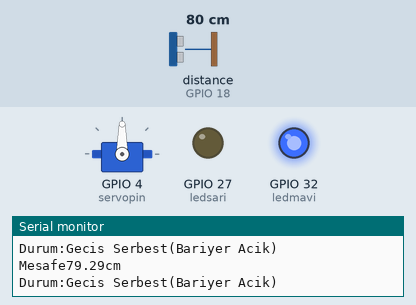
Simulated run of this sketch. Board: ESP32. Parts: servo, output pins drawn as LEDs (lit = HIGH), the last lines printed to the serial monitor. Wiring (inferred from the names in the program): ultrasonic range finder: trigger GPIO 5; echo GPIO 18. The inputs (shaded band) are chosen by the test bench; at power-on: distance to the obstacle (sensor on GPIO 18) 80 cm. The echo pulse lasts 58.3 µs per cm; pins used as bus, display or sensor lines are not drawn.

Above: at 1.2 s.
1.3 s: distance to the obstacle (sensor on GPIO 18) set to 22 cm
2.8 s: distance to the obstacle (sensor on GPIO 18) set to 19 cm
At 4.0 s:
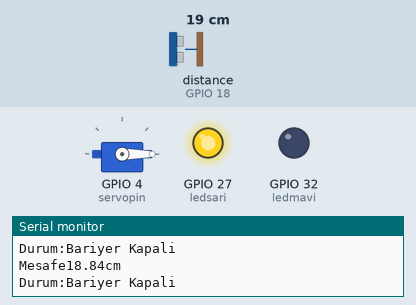
4.3 s: distance to the obstacle (sensor on GPIO 18) set to 35 cm
At 5.6 s:
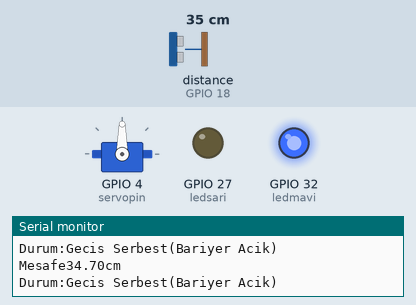
5.9 s: distance to the obstacle (sensor on GPIO 18) set to 2 cm
At 6.3 s:
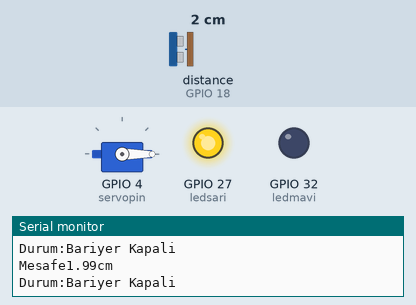
Timing chart, 0 to 8.4 s (numbered marks = the images above; inputs shaded):
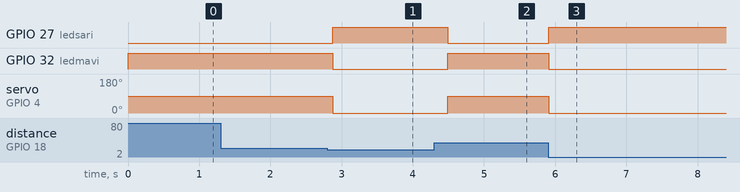

Measured:
- the behaviour switches between 21 and 20 cm on distance to the obstacle (sensor on GPIO 18) (found by bisection; images 0 and 1)
- after the input at 2.8 s, GPIO 27 (ledsari): LOW → HIGH after 0.08 s; GPIO 32 (ledmavi): HIGH → LOW after 0.08 s; servo on GPIO 4 (servopin): 90° → 0° after 0.08 s
- after the input at 4.3 s, GPIO 27 (ledsari): HIGH → LOW after 0.19 s; GPIO 32 (ledmavi): LOW → HIGH after 0.19 s; servo on GPIO 4 (servopin): 0° → 90° after 0.19 s
- after the input at 5.9 s, GPIO 27 (ledsari): LOW → HIGH at once; GPIO 32 (ledmavi): HIGH → LOW at once; servo on GPIO 4 (servopin): 90° → 0° at once

The sketch:

mesafelibariyer.ino
```cpp
#include <ESP32Servo.h>

Servo bariyer;

const int ledsari = 27; // Tanımlı ama kullanılmıyor, sorun değil.
const int servopin = 4;
const int ledmavi = 32;
const int trigPin = 5;
const int echoPin = 18;


 long sure=0;
 float mesafe=0;
void setup() {
  pinMode(ledmavi, OUTPUT);
  pinMode(ledsari, OUTPUT);
  pinMode(trigPin,OUTPUT);
  pinMode(echoPin,INPUT);
  bariyer.attach(servopin);

Serial.begin(9600);
  Serial.println("Mesafe Bazli Servo Uygulaması basladi");
}

void loop() {
 mesafe=mesafeOlc();
 Serial.print("Mesafe");
 Serial.print(mesafe);
 Serial.println("cm");
 bariyerKontrol(mesafe);
 delay(200);

}

float mesafeOlc(){
  digitalWrite(trigPin,LOW);
  delayMicroseconds(2);
  digitalWrite(trigPin,HIGH);
  delayMicroseconds(10);
  digitalWrite(trigPin,LOW);

  sure = pulseIn(echoPin, HIGH);


  return(sure*0.034)/2.0;
}

void bariyerKontrol(float d){
  if(d>20){
    bariyer.write(90);
    digitalWrite(ledmavi,HIGH);
    digitalWrite(ledsari,LOW);
  Serial.println("Durum:Gecis Serbest(Bariyer Acik)");
  }
  else if(d>=0 && d<=20){
    bariyer.write(0);
    digitalWrite(ledsari,HIGH);
    digitalWrite(ledmavi,LOW);
    Serial.println("Durum:Bariyer Kapali");
  }
}
```
